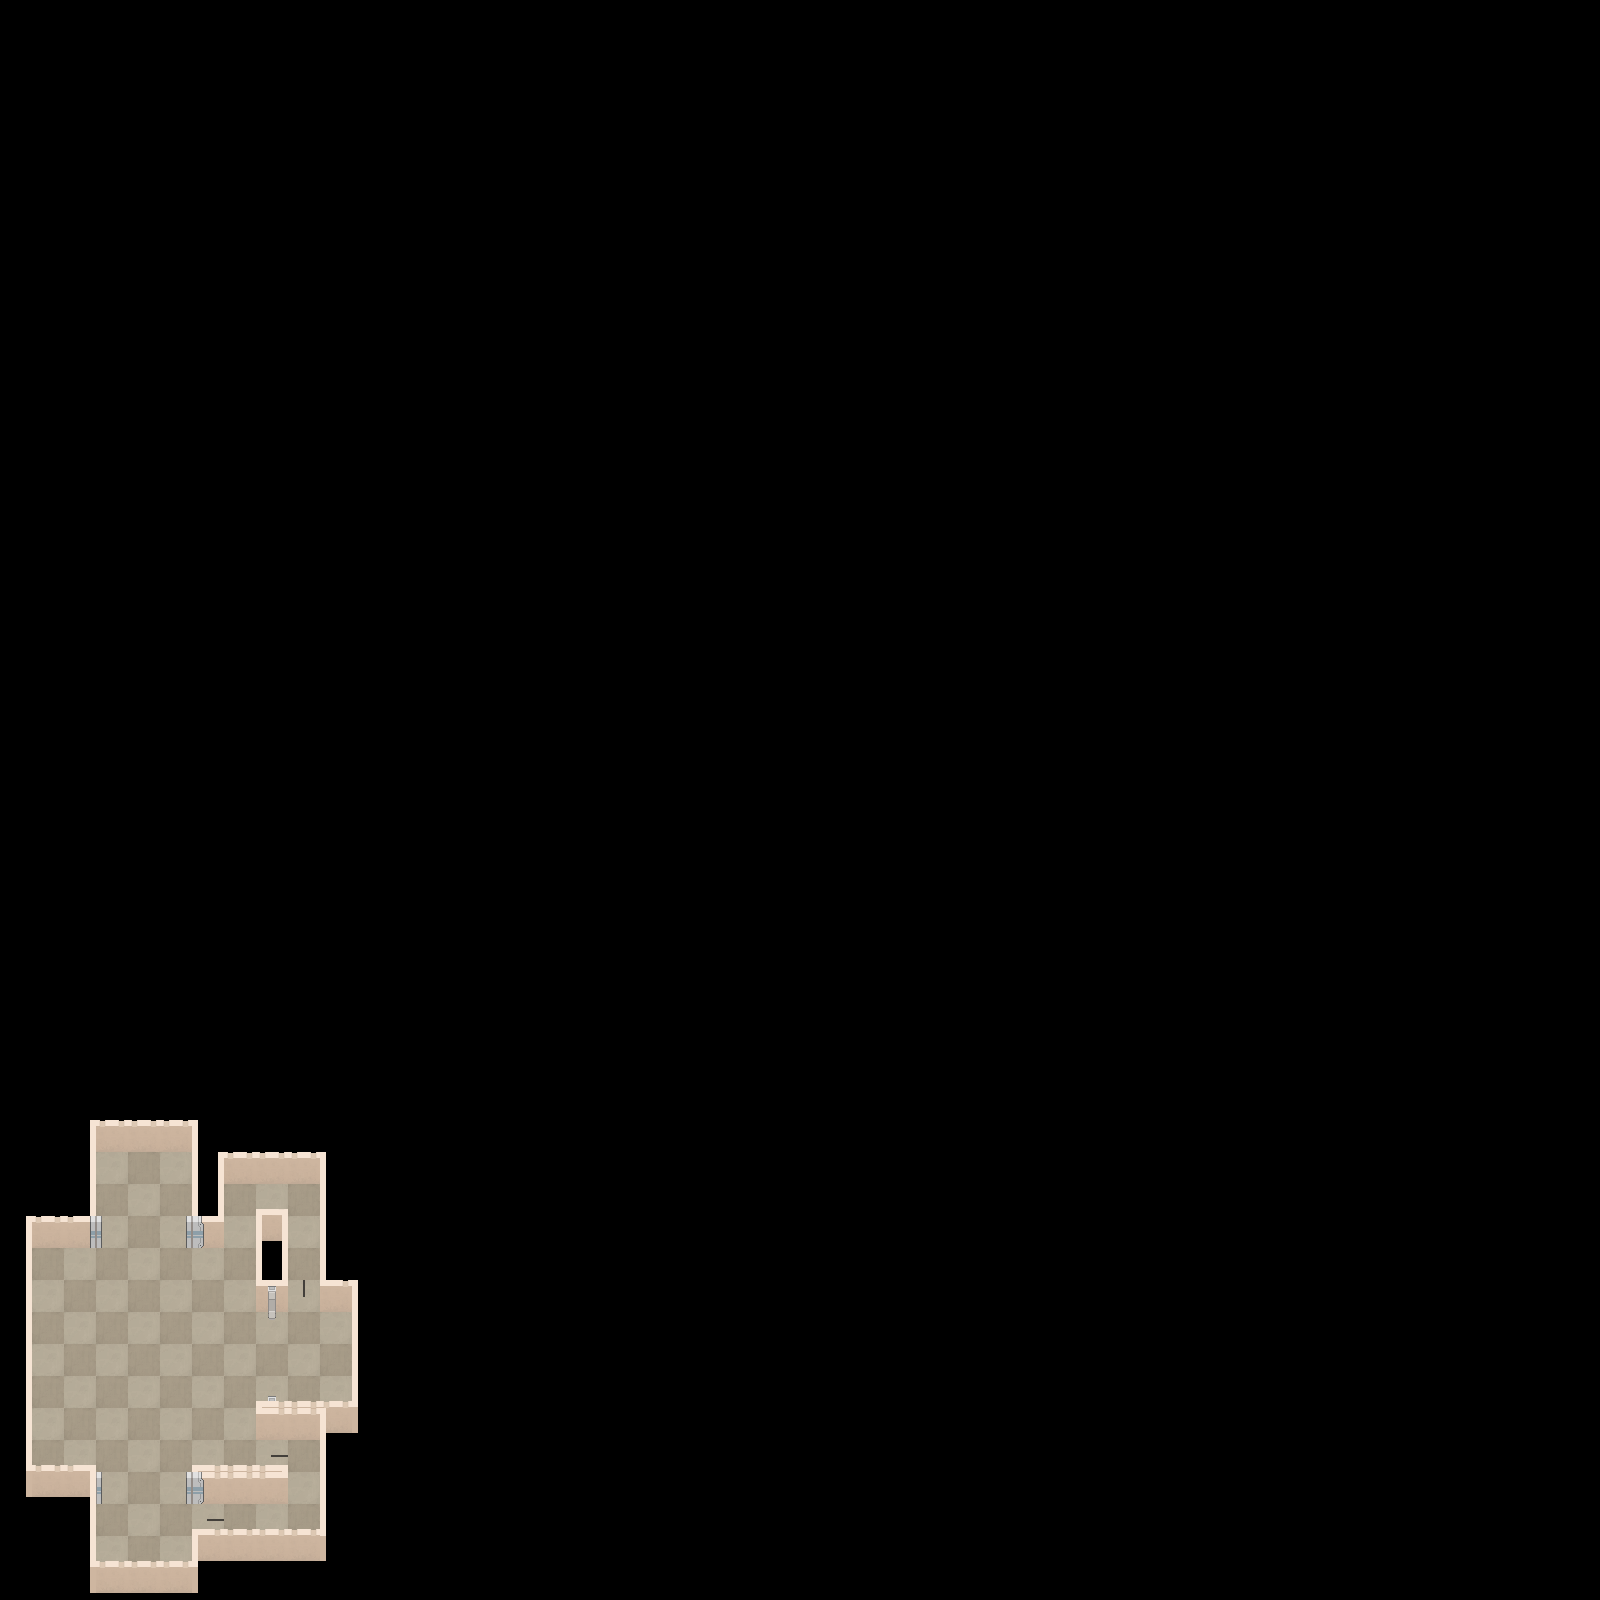

A 2D game scene composited from a Tiled map and its tileset images. What follows is a short description and the map's XML, with each tile layer's data collapsed to a summary:
An orthogonal 50x50 tile map with 32x32 px tiles, 6 tile layers (floor, tiles, tiles2, doors, ...), 2 tilesets and 57 objects (24x fixture, 13x wire-l, 7x door, 3x door-controller, 3x robot, ...).

<map version="1.0" orientation="orthogonal" renderorder="right-down" width="50" height="50" tilewidth="32" tileheight="32" nextobjectid="131">
 <tileset firstgid="1" name="tileset" tilewidth="32" tileheight="32" spacing="2" margin="1" tilecount="15" columns="15">
  <image source="../../../images/tiles/tileset.png" width="512" height="64" />
 </tileset>
 <tileset firstgid="16" name="objects" tilewidth="32" tileheight="32" tilecount="11" columns="0">
  <tile id="0">
   <image width="32" height="32" source="../../../images/entities/door_left.png" />
  </tile>
  <tile id="1">
   <image width="32" height="32" source="../../../images/entities/door_right.png" />
  </tile>
  <tile id="2">
   <image width="32" height="32" source="../../../images/entities/door_vertical_closed_lower.png" />
  </tile>
  <tile id="3">
   <image width="32" height="32" source="../../../images/entities/door_vertical_closed_upper.png" />
  </tile>
  <tile id="4">
   <image width="32" height="32" source="../../../images/entities/doors_vertical_part1.png" />
  </tile>
  <tile id="5">
   <image width="32" height="32" source="../../../images/entities/doors_vertical_part2.png" />
  </tile>
  <tile id="6">
   <image width="32" height="32" source="../../../images/entities/doors_vertical_top_part.png" />
  </tile>
  <tile id="7">
   <image width="32" height="32" source="../../../images/entities/wire_down.png" />
  </tile>
  <tile id="8">
   <image width="32" height="32" source="../../../images/entities/wire_left.png" />
  </tile>
  <tile id="9">
   <image width="32" height="32" source="../../../images/entities/wire_right.png" />
  </tile>
  <tile id="10">
   <image width="32" height="32" source="../../../images/entities/wire_up.png" />
  </tile>
 </tileset>
 <layer name="floor" width="50" height="50">
  <data>[2500 cells, 90 non-empty, 2 distinct tile ids]</data>
 </layer>
 <layer name="tiles" width="50" height="50">
  <data>[2500 cells, 62 non-empty, 9 distinct tile ids]</data>
 </layer>
 <layer name="tiles2" width="50" height="50">
  <data>[2500 cells, 9 non-empty, 5 distinct tile ids]</data>
 </layer>
 <layer name="doors" width="50" height="50">
  <data>[2500 cells, 10 non-empty, 5 distinct tile ids]</data>
 </layer>
 <layer name="objects" width="50" height="50">
  <data>[2500 cells, 0 non-empty, 0 distinct tile ids]</data>
 </layer>
 <objectgroup name="Object Layer 1">
  <object id="15" name="crate" type="crate" x="99" y="1539" width="26" height="26">
   <properties>
    <property name="BlockingComponent" type="bool" value="true" />
    <property name="BlockingComponent.blocking" type="bool" value="true" />
    <property name="Box2DBodyComponent" type="bool" value="true" />
    <property name="EntityComponent" type="bool" value="true" />
    <property name="LiftableComponent" type="bool" value="true" />
    <property name="PositionComponent" type="bool" value="true" />
    <property name="SpriteComponent" type="bool" value="true" />
    <property name="SpriteComponent.height" type="float" value="32" />
    <property name="SpriteComponent.spriteLocation" value="images/entities/crate.png" />
    <property name="SpriteComponent.width" type="float" value="32" />
   </properties>
  </object>
  <object id="18" name="crate" type="crate" x="163" y="1539" width="26" height="26">
   <properties>
    <property name="BlockingComponent" type="bool" value="true" />
    <property name="BlockingComponent.blocking" type="bool" value="true" />
    <property name="Box2DBodyComponent" type="bool" value="true" />
    <property name="EntityComponent" type="bool" value="true" />
    <property name="LiftableComponent" type="bool" value="true" />
    <property name="PositionComponent" type="bool" value="true" />
    <property name="SpriteComponent" type="bool" value="true" />
    <property name="SpriteComponent.height" type="float" value="32" />
    <property name="SpriteComponent.spriteLocation" value="images/entities/crate.png" />
    <property name="SpriteComponent.width" type="float" value="32" />
   </properties>
  </object>
  <object id="23" name="camera" type="camera" x="16" y="1584">
   <properties>
    <property name="CameraComponent" type="bool" value="true" />
    <property name="CameraComponent.panSpeed" type="float" value="1" />
    <property name="CameraInputComponent" type="bool" value="true" />
    <property name="EntityComponent" type="bool" value="true" />
   </properties>
  </object>
  <object id="72" name="wall-body" type="object" x="24" y="1216" width="8" height="256">
   <properties>
    <property name="bodyType" value="StaticBody" />
   </properties>
  </object>
  <object id="73" name="wall" type="fixture" x="32" y="1216" width="56" height="8">
   <properties>
    <property name="body" value="wall-body" />
   </properties>
  </object>
  <object id="74" name="wall" type="fixture" x="88" y="1120" width="8" height="104">
   <properties>
    <property name="body" value="wall-body" />
   </properties>
  </object>
  <object id="75" name="wall" type="fixture" x="96" y="1120" width="96" height="8">
   <properties>
    <property name="body" value="wall-body" />
   </properties>
  </object>
  <object id="76" name="wall" type="fixture" x="192" y="1120" width="8" height="104">
   <properties>
    <property name="body" value="wall-body" />
   </properties>
  </object>
  <object id="77" name="wall" type="fixture" x="200" y="1216" width="16" height="8">
   <properties>
    <property name="body" value="wall-body" />
   </properties>
  </object>
  <object id="78" name="wall" type="fixture" x="216" y="1152" width="8" height="72">
   <properties>
    <property name="body" value="wall-body" />
   </properties>
  </object>
  <object id="79" name="wall" type="fixture" x="224" y="1152" width="96" height="8">
   <properties>
    <property name="body" value="wall-body" />
   </properties>
  </object>
  <object id="80" name="wall" type="fixture" x="320" y="1152" width="8" height="136">
   <properties>
    <property name="body" value="wall-body" />
   </properties>
  </object>
  <object id="81" name="wall" type="fixture" x="328" y="1280" width="24" height="8">
   <properties>
    <property name="body" value="wall-body" />
   </properties>
  </object>
  <object id="82" name="wall" type="fixture" x="352" y="1280" width="8" height="128">
   <properties>
    <property name="body" value="wall-body" />
   </properties>
  </object>
  <object id="83" name="wall" type="fixture" x="256" y="1400" width="96" height="8">
   <properties>
    <property name="body" value="wall-body" />
   </properties>
  </object>
  <object id="84" name="wall" type="fixture" x="256" y="1408" width="64" height="8">
   <properties>
    <property name="body" value="wall-body" />
   </properties>
  </object>
  <object id="85" name="wall" type="fixture" x="320" y="1408" width="8" height="128">
   <properties>
    <property name="body" value="wall-body" />
   </properties>
  </object>
  <object id="86" name="wall" type="fixture" x="192" y="1528" width="128" height="8">
   <properties>
    <property name="body" value="wall-body" />
   </properties>
  </object>
  <object id="87" name="wall" type="fixture" x="88" y="1560" width="112" height="8">
   <properties>
    <property name="body" value="wall-body" />
   </properties>
  </object>
  <object id="88" name="wall" type="fixture" x="192" y="1536" width="8" height="24">
   <properties>
    <property name="body" value="wall-body" />
   </properties>
  </object>
  <object id="89" name="wall" type="fixture" x="88" y="1464" width="8" height="96">
   <properties>
    <property name="body" value="wall-body" />
   </properties>
  </object>
  </objectgroup>
 <layer name="tiles-over" width="50" height="50">
  <data>[2500 cells, 21 non-empty, 4 distinct tile ids]</data>
 </layer>
</map>
<!-- 36 of 57 objects omitted -->
